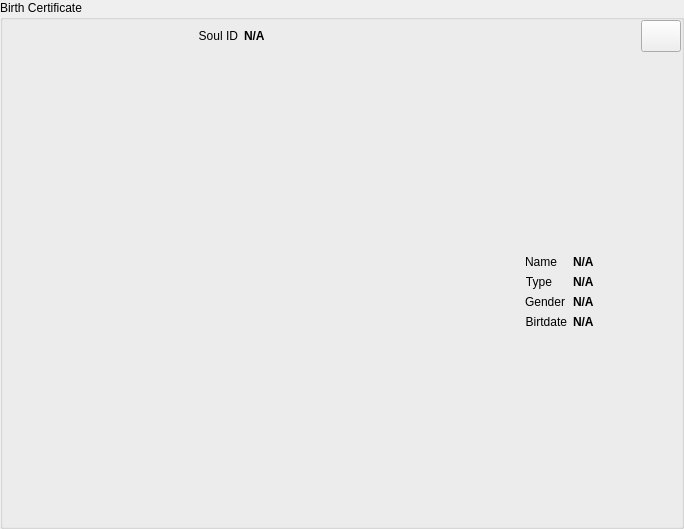
<?xml version="1.0" encoding="UTF-8"?>
<ui version="4.0">
 <class>PortableIDWidget</class>
 <widget class="QWidget" name="PortableIDWidget">
  <property name="geometry">
   <rect>
    <x>0</x>
    <y>0</y>
    <width>684</width>
    <height>529</height>
   </rect>
  </property>
  <property name="sizePolicy">
   <sizepolicy hsizetype="MinimumExpanding" vsizetype="MinimumExpanding">
    <horstretch>0</horstretch>
    <verstretch>0</verstretch>
   </sizepolicy>
  </property>
  <property name="windowTitle">
   <string>Form</string>
  </property>
  <layout class="QVBoxLayout" name="verticalLayout_2">
   <property name="leftMargin">
    <number>0</number>
   </property>
   <property name="topMargin">
    <number>0</number>
   </property>
   <property name="rightMargin">
    <number>0</number>
   </property>
   <property name="bottomMargin">
    <number>0</number>
   </property>
   <item>
    <widget class="QStackedWidget" name="stackedWidget">
     <property name="sizePolicy">
      <sizepolicy hsizetype="MinimumExpanding" vsizetype="MinimumExpanding">
       <horstretch>0</horstretch>
       <verstretch>0</verstretch>
      </sizepolicy>
     </property>
     <property name="currentIndex">
      <number>0</number>
     </property>
     <widget class="QWidget" name="pageCertificate">
      <property name="sizePolicy">
       <sizepolicy hsizetype="MinimumExpanding" vsizetype="MinimumExpanding">
        <horstretch>0</horstretch>
        <verstretch>0</verstretch>
       </sizepolicy>
      </property>
      <layout class="QGridLayout" name="gridLayout">
       <property name="leftMargin">
        <number>0</number>
       </property>
       <property name="topMargin">
        <number>0</number>
       </property>
       <property name="rightMargin">
        <number>0</number>
       </property>
       <property name="bottomMargin">
        <number>0</number>
       </property>
       <property name="spacing">
        <number>0</number>
       </property>
       <item row="0" column="0">
        <widget class="QGroupBox" name="groupBoxBirthCertificate">
         <property name="sizePolicy">
          <sizepolicy hsizetype="Minimum" vsizetype="Minimum">
           <horstretch>0</horstretch>
           <verstretch>0</verstretch>
          </sizepolicy>
         </property>
         <property name="title">
          <string>Birth Certificate</string>
         </property>
         <property name="flat">
          <bool>true</bool>
         </property>
         <property name="checkable">
          <bool>false</bool>
         </property>
         <layout class="QVBoxLayout" name="verticalLayout_3">
          <property name="leftMargin">
           <number>0</number>
          </property>
          <property name="topMargin">
           <number>0</number>
          </property>
          <property name="rightMargin">
           <number>0</number>
          </property>
          <property name="bottomMargin">
           <number>0</number>
          </property>
          <item>
           <layout class="QHBoxLayout" name="horizontalLayout_4">
            <item>
             <spacer name="horizontalSpacer">
              <property name="orientation">
               <enum>Qt::Horizontal</enum>
              </property>
              <property name="sizeHint" stdset="0">
               <size>
                <width>40</width>
                <height>20</height>
               </size>
              </property>
             </spacer>
            </item>
            <item>
             <widget class="QLabel" name="labelIDCaption">
              <property name="sizePolicy">
               <sizepolicy hsizetype="Minimum" vsizetype="Minimum">
                <horstretch>0</horstretch>
                <verstretch>0</verstretch>
               </sizepolicy>
              </property>
              <property name="text">
               <string>Soul ID</string>
              </property>
              <property name="alignment">
               <set>Qt::AlignRight|Qt::AlignTrailing|Qt::AlignVCenter</set>
              </property>
             </widget>
            </item>
            <item>
             <widget class="QLabel" name="labelID">
              <property name="sizePolicy">
               <sizepolicy hsizetype="MinimumExpanding" vsizetype="Minimum">
                <horstretch>0</horstretch>
                <verstretch>0</verstretch>
               </sizepolicy>
              </property>
              <property name="font">
               <font>
                <weight>75</weight>
                <bold>true</bold>
               </font>
              </property>
              <property name="text">
               <string>N/A</string>
              </property>
              <property name="textInteractionFlags">
               <set>Qt::TextSelectableByMouse</set>
              </property>
             </widget>
            </item>
            <item>
             <spacer name="horizontalSpacer_3">
              <property name="orientation">
               <enum>Qt::Horizontal</enum>
              </property>
              <property name="sizeHint" stdset="0">
               <size>
                <width>40</width>
                <height>20</height>
               </size>
              </property>
             </spacer>
            </item>
            <item>
             <widget class="QPushButton" name="pushButtonToggleView">
              <property name="minimumSize">
               <size>
                <width>32</width>
                <height>32</height>
               </size>
              </property>
              <property name="toolTip">
               <string>View full birth certificate</string>
              </property>
              <property name="text">
               <string/>
              </property>
              <property name="icon">
               <iconset resource="../../../libres/resources/icons.qrc">
                <normaloff>:/icons/identity.svg</normaloff>:/icons/identity.svg</iconset>
              </property>
              <property name="checkable">
               <bool>false</bool>
              </property>
             </widget>
            </item>
           </layout>
          </item>
          <item>
           <layout class="QHBoxLayout" name="horizontalLayout_5">
            <item>
             <widget class="IdenticonWidget" name="widgetIdenticon" native="true">
              <property name="sizePolicy">
               <sizepolicy hsizetype="MinimumExpanding" vsizetype="MinimumExpanding">
                <horstretch>0</horstretch>
                <verstretch>0</verstretch>
               </sizepolicy>
              </property>
              <property name="minimumSize">
               <size>
                <width>0</width>
                <height>48</height>
               </size>
              </property>
              <property name="sizeIncrement">
               <size>
                <width>10</width>
                <height>10</height>
               </size>
              </property>
             </widget>
            </item>
            <item>
             <layout class="QHBoxLayout" name="horizontalLayout">
              <item>
               <widget class="QRWidget" name="widgetQR" native="true">
                <property name="sizePolicy">
                 <sizepolicy hsizetype="MinimumExpanding" vsizetype="MinimumExpanding">
                  <horstretch>0</horstretch>
                  <verstretch>0</verstretch>
                 </sizepolicy>
                </property>
                <property name="minimumSize">
                 <size>
                  <width>0</width>
                  <height>48</height>
                 </size>
                </property>
                <property name="sizeIncrement">
                 <size>
                  <width>10</width>
                  <height>10</height>
                 </size>
                </property>
               </widget>
              </item>
              <item>
               <widget class="QWidget" name="widgetData" native="true">
                <property name="sizePolicy">
                 <sizepolicy hsizetype="MinimumExpanding" vsizetype="MinimumExpanding">
                  <horstretch>0</horstretch>
                  <verstretch>0</verstretch>
                 </sizepolicy>
                </property>
                <property name="minimumSize">
                 <size>
                  <width>20</width>
                  <height>0</height>
                 </size>
                </property>
                <layout class="QFormLayout" name="formLayout">
                 <property name="formAlignment">
                  <set>Qt::AlignLeading|Qt::AlignLeft|Qt::AlignVCenter</set>
                 </property>
                 <item row="0" column="0">
                  <widget class="QLabel" name="labelNameCaption">
                   <property name="text">
                    <string>Name</string>
                   </property>
                   <property name="alignment">
                    <set>Qt::AlignRight|Qt::AlignTrailing|Qt::AlignVCenter</set>
                   </property>
                  </widget>
                 </item>
                 <item row="0" column="1">
                  <widget class="QLabel" name="labelName">
                   <property name="sizePolicy">
                    <sizepolicy hsizetype="MinimumExpanding" vsizetype="Minimum">
                     <horstretch>0</horstretch>
                     <verstretch>0</verstretch>
                    </sizepolicy>
                   </property>
                   <property name="font">
                    <font>
                     <weight>75</weight>
                     <bold>true</bold>
                    </font>
                   </property>
                   <property name="text">
                    <string>N/A</string>
                   </property>
                   <property name="textInteractionFlags">
                    <set>Qt::TextSelectableByMouse</set>
                   </property>
                  </widget>
                 </item>
                 <item row="1" column="0">
                  <widget class="QLabel" name="labelTypeCaption">
                   <property name="sizePolicy">
                    <sizepolicy hsizetype="Minimum" vsizetype="Minimum">
                     <horstretch>0</horstretch>
                     <verstretch>0</verstretch>
                    </sizepolicy>
                   </property>
                   <property name="text">
                    <string>Type</string>
                   </property>
                   <property name="alignment">
                    <set>Qt::AlignRight|Qt::AlignTrailing|Qt::AlignVCenter</set>
                   </property>
                  </widget>
                 </item>
                 <item row="1" column="1">
                  <widget class="QLabel" name="labelType">
                   <property name="sizePolicy">
                    <sizepolicy hsizetype="MinimumExpanding" vsizetype="Minimum">
                     <horstretch>0</horstretch>
                     <verstretch>0</verstretch>
                    </sizepolicy>
                   </property>
                   <property name="font">
                    <font>
                     <weight>75</weight>
                     <bold>true</bold>
                    </font>
                   </property>
                   <property name="text">
                    <string>N/A</string>
                   </property>
                   <property name="textInteractionFlags">
                    <set>Qt::TextSelectableByMouse</set>
                   </property>
                  </widget>
                 </item>
                 <item row="2" column="0">
                  <widget class="QLabel" name="labelGenderCaption">
                   <property name="sizePolicy">
                    <sizepolicy hsizetype="Minimum" vsizetype="Minimum">
                     <horstretch>0</horstretch>
                     <verstretch>0</verstretch>
                    </sizepolicy>
                   </property>
                   <property name="text">
                    <string>Gender</string>
                   </property>
                   <property name="alignment">
                    <set>Qt::AlignRight|Qt::AlignTrailing|Qt::AlignVCenter</set>
                   </property>
                  </widget>
                 </item>
                 <item row="2" column="1">
                  <widget class="QLabel" name="labelGender">
                   <property name="sizePolicy">
                    <sizepolicy hsizetype="MinimumExpanding" vsizetype="Minimum">
                     <horstretch>0</horstretch>
                     <verstretch>0</verstretch>
                    </sizepolicy>
                   </property>
                   <property name="font">
                    <font>
                     <weight>75</weight>
                     <bold>true</bold>
                    </font>
                   </property>
                   <property name="text">
                    <string>N/A</string>
                   </property>
                   <property name="textInteractionFlags">
                    <set>Qt::TextSelectableByMouse</set>
                   </property>
                  </widget>
                 </item>
                 <item row="3" column="0">
                  <widget class="QLabel" name="labelBirthdateCaption">
                   <property name="text">
                    <string>Birtdate</string>
                   </property>
                   <property name="alignment">
                    <set>Qt::AlignRight|Qt::AlignTrailing|Qt::AlignVCenter</set>
                   </property>
                  </widget>
                 </item>
                 <item row="3" column="1">
                  <widget class="QLabel" name="labelBirthdate">
                   <property name="sizePolicy">
                    <sizepolicy hsizetype="MinimumExpanding" vsizetype="Minimum">
                     <horstretch>0</horstretch>
                     <verstretch>0</verstretch>
                    </sizepolicy>
                   </property>
                   <property name="font">
                    <font>
                     <weight>75</weight>
                     <bold>true</bold>
                    </font>
                   </property>
                   <property name="text">
                    <string>N/A</string>
                   </property>
                   <property name="textInteractionFlags">
                    <set>Qt::TextSelectableByMouse</set>
                   </property>
                  </widget>
                 </item>
                </layout>
               </widget>
              </item>
             </layout>
            </item>
           </layout>
          </item>
         </layout>
        </widget>
       </item>
      </layout>
     </widget>
     <widget class="QWidget" name="pageNameplate">
      <property name="sizePolicy">
       <sizepolicy hsizetype="MinimumExpanding" vsizetype="MinimumExpanding">
        <horstretch>0</horstretch>
        <verstretch>0</verstretch>
       </sizepolicy>
      </property>
      <layout class="QVBoxLayout" name="verticalLayout">
       <item>
        <layout class="QHBoxLayout" name="horizontalLayout_3">
         <item>
          <spacer name="horizontalSpacer_2">
           <property name="orientation">
            <enum>Qt::Horizontal</enum>
           </property>
           <property name="sizeHint" stdset="0">
            <size>
             <width>40</width>
             <height>20</height>
            </size>
           </property>
          </spacer>
         </item>
         <item>
          <widget class="QPushButton" name="pushButtonToggleViewNameplate">
           <property name="minimumSize">
            <size>
             <width>32</width>
             <height>32</height>
            </size>
           </property>
           <property name="toolTip">
            <string>View full birth certificate</string>
           </property>
           <property name="text">
            <string/>
           </property>
           <property name="icon">
            <iconset resource="../../../libres/resources/icons.qrc">
             <normaloff>:/icons/identity.svg</normaloff>:/icons/identity.svg</iconset>
           </property>
           <property name="checkable">
            <bool>false</bool>
           </property>
          </widget>
         </item>
        </layout>
       </item>
       <item>
        <layout class="QHBoxLayout" name="horizontalLayout_2">
         <item>
          <widget class="IdenticonWidget" name="widgetBadgeIdenticon" native="true">
           <property name="sizePolicy">
            <sizepolicy hsizetype="MinimumExpanding" vsizetype="MinimumExpanding">
             <horstretch>0</horstretch>
             <verstretch>0</verstretch>
            </sizepolicy>
           </property>
           <property name="minimumSize">
            <size>
             <width>0</width>
             <height>128</height>
            </size>
           </property>
           <property name="sizeIncrement">
            <size>
             <width>10</width>
             <height>10</height>
            </size>
           </property>
          </widget>
         </item>
         <item>
          <widget class="QLabel" name="labelBadgeName">
           <property name="sizePolicy">
            <sizepolicy hsizetype="MinimumExpanding" vsizetype="MinimumExpanding">
             <horstretch>0</horstretch>
             <verstretch>0</verstretch>
            </sizepolicy>
           </property>
           <property name="font">
            <font>
             <pointsize>20</pointsize>
             <weight>75</weight>
             <bold>true</bold>
            </font>
           </property>
           <property name="text">
            <string>N/A</string>
           </property>
          </widget>
         </item>
        </layout>
       </item>
      </layout>
     </widget>
    </widget>
   </item>
  </layout>
 </widget>
 <customwidgets>
  <customwidget>
   <class>IdenticonWidget</class>
   <extends>QWidget</extends>
   <header location="global">widgets/IdenticonWidget.hpp</header>
   <container>1</container>
  </customwidget>
  <customwidget>
   <class>QRWidget</class>
   <extends>QWidget</extends>
   <header>widgets/QRWidget.hpp</header>
   <container>1</container>
  </customwidget>
 </customwidgets>
 <resources>
  <include location="../../../libres/resources/icons.qrc"/>
 </resources>
 <connections/>
</ui>
